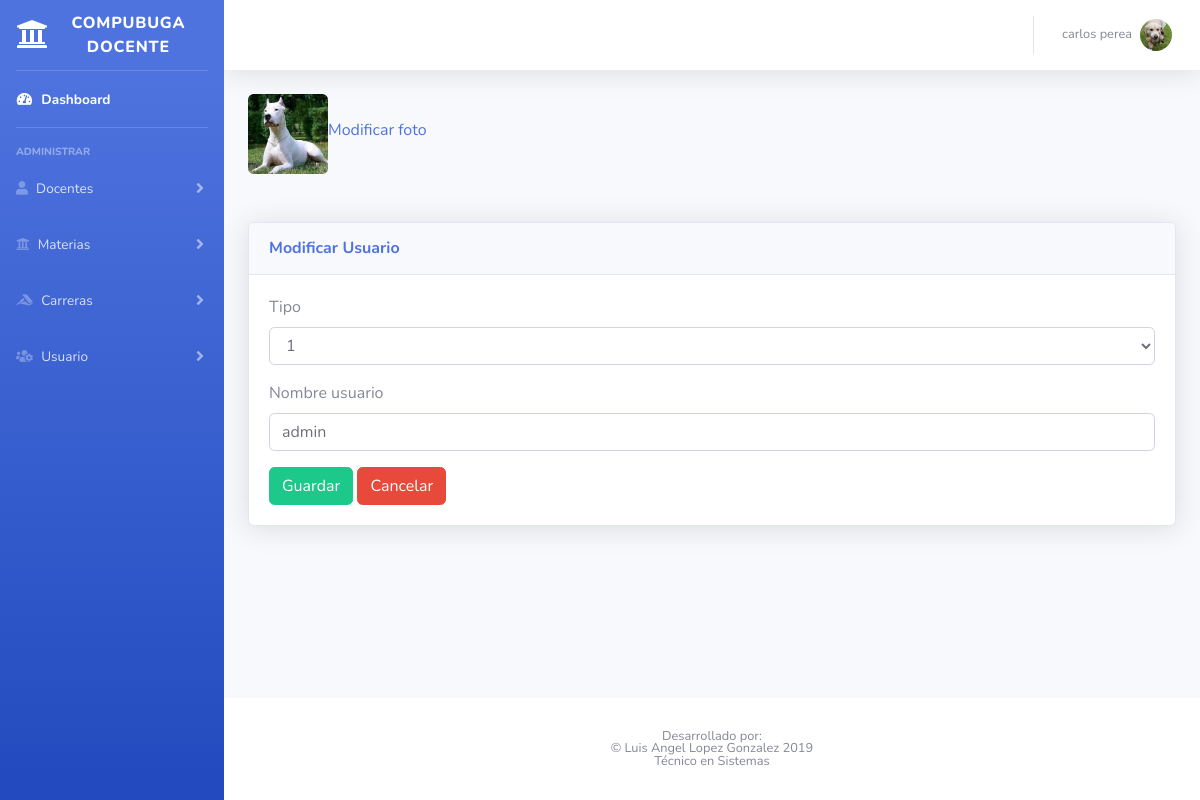
The app's page /usuario/usuarioModificarVista.php?id=5 (signed in) with its own data.
### tables this page shows
CREATE TABLE `usuarios` (
  `id` int(11) NOT NULL,
  `user` varchar(100) NOT NULL,
  `password` varchar(100) NOT NULL,
  `foto` varchar(500) NOT NULL,
  `tipo` int(11) NOT NULL
);

### usuario/usuarioModelo.php (called while the page is built, shortened)
<?php
include_once "../conexion.php";
class usuarioModelo {
    function mostrarTodos() {
        global $link;
        $consulta = "SELECT * FROM `usuarios`";
        $query = mysqli_query($link, $consulta);
        return $query;
    }
    function mostrar($id) {
        global $link;
        $consulta = "SELECT * FROM `usuarios` WHERE id = $id";
        $query = mysqli_query($link, $consulta);
        return $query;
    }
}

### usuario/usuarioModificarVista.php (the view, shortened to what this page needs)
<?php
    $id = filter_input(INPUT_GET, 'id');
include_once "usuarioModelo.php";
$usuarioModelo = new usuarioModelo();
$result = $usuarioModelo->mostrar($id);
while ($fila = mysqli_fetch_array($result)) {
    if ($fila != NULL) {
        $user = $fila['user'];
        $foto = $fila['foto'];
    }
}
?>
<!DOCTYPE html>
<html lang="en">
<head>
    <link href="../vendor/fontawesome-free/css/all.min.css" rel="stylesheet" type="text/css">
    <link href="../css/sb-admin-2.min.css" rel="stylesheet">
</head>
<body id="page-top">
<div id="wrapper">
    <?php
        include_once '../componets/menu.php';
    ?>
    <div id="content-wrapper" class="d-flex flex-column">
        <div id="content">
            <?php
                include_once '../componets/navBar.php';
            ?>
            <div class="container">
                 <div style="margin-bottom: 80px;">
                            <div class="form-group">
                                <img src="<?php echo $foto; ?>" class="rounded float-left" width="80" height="80" >
                                <br>
                                <a href="<?php echo 'modificarFotoUsuarioVista.php?id='.$id; ?>">Modificar foto</a>
                                <br>
                            </div>
                        </div>
                <div class="card shadow mb-4">
                    <div class="card-header py-3">
                        <h6 class="m-0 font-weight-bold text-primary">Modificar Usuario</h6>
                    </div>
                    <div class="card-body">
                        <form action="usuarioModificarControlador.php" method="post" enctype="multipart/form-data">
                            <div class="form-group">
                                <label for="">Tipo</label>
                                <select class="form-control" name="tipo">
                                     <?php
                                            include_once 'usuarioModelo.php';
                                            $usuarioModelo = new usuarioModelo();
                                            $result = $usuarioModelo->mostrarTodos();
                                            while ($fila = mysqli_fetch_array($result)) {
                                                if ($fila != NULL) {
                                                    if ($user == $fila['tipo']) {
                                                        echo '<option value="' . $fila['tipo'] . '" selected>' . $fila['tipo'] . '</option>';
                                                    } else {
                                                        echo '<option value="' . $fila['tipo'] . '">' . $fila['tipo'] . '</option>';
                                                    }
                                                }
                                            }
                                            ?>
                                </select>
                            </div>
                            <div class="form-group">
                                <label for="">Nombre usuario</label>
                                <input type="text" value="<?php echo $user; ?>" class="form-control" name="user" required="">
                            </div>
                            <button type="submit" id="registrar" class="btn btn-success">Guardar</button>
                            <button type="reset" class="btn btn-danger">Cancelar</button>
                        </form>
                    </div>
                </div>
            </div>
        </div>
        <?php
            include_once '../componets/footer.php';
        ?>
    </div>
</div>
</body>
</html>

### records on screen
usuarios: foto (picture), user "admin"

### other values on screen
$_SESSION['nombreUsuario'] "carlos perea"
form field tipo "1"
